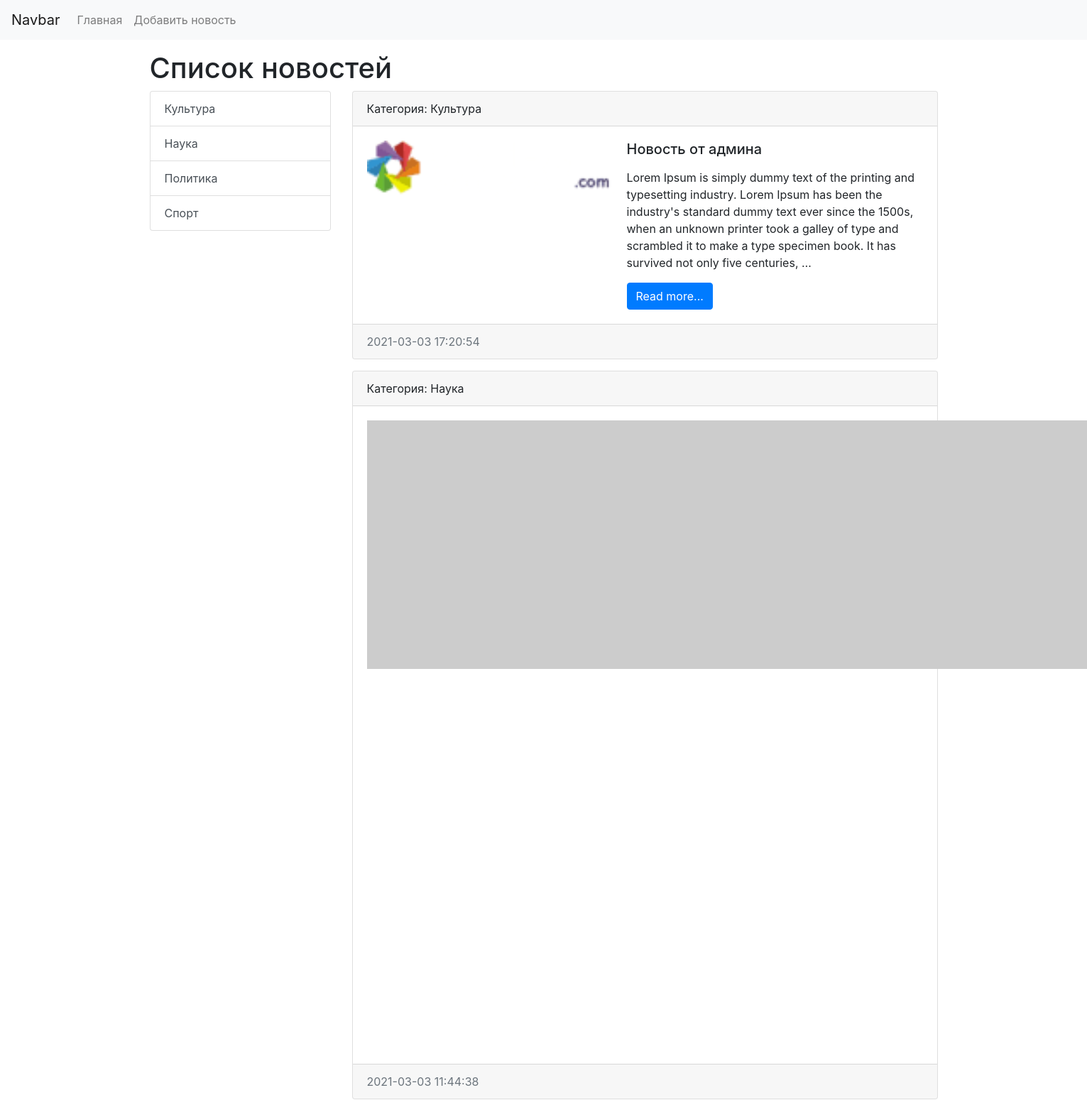
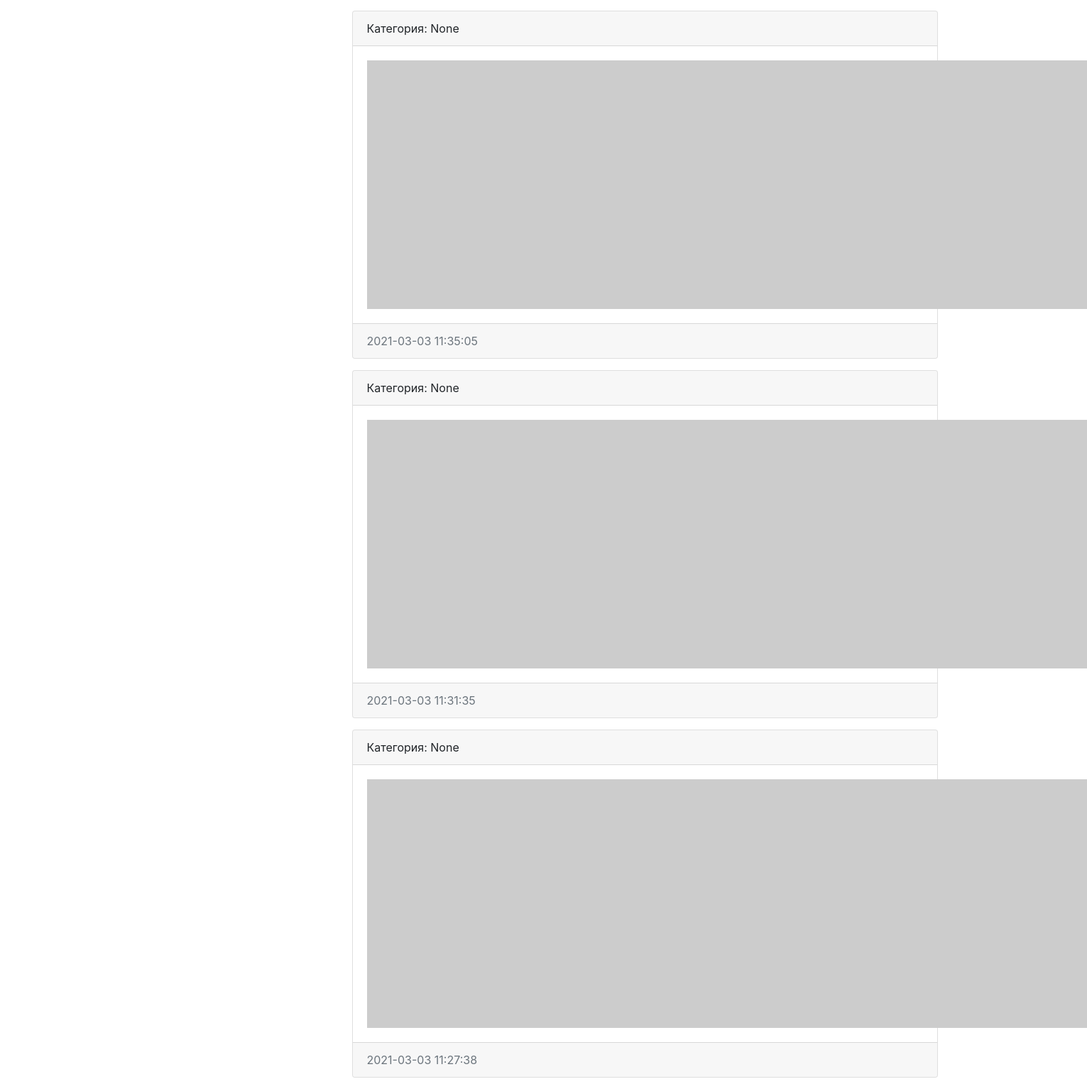
The page / on the database its author committed (2 pictures, top to bottom).
### news/models.py (models this page shows, shortened)
class Category(models.Model):
    title = models.CharField(max_length=150, db_index=True, verbose_name='Наименование категории')
    def __str__(self):
        return self.title
    class Meta:
        verbose_name = 'Категория'
        verbose_name_plural = 'Категории'
        ordering = ['title']

class News(models.Model):
    title = models.CharField(max_length=150, verbose_name='Наименование')
    content = models.TextField(blank=True, verbose_name='Контент')
    created_at = models.DateTimeField(auto_now_add=True, verbose_name='Дата публикации')
    updated_at = models.DateTimeField(auto_now=True, verbose_name='Обновлено')
    photo = models.ImageField(upload_to='photo/%Y/%m/%d/', verbose_name='Фото', blank=True)
    is_published = models.BooleanField(default=True, verbose_name='Опубликовано')
    category = models.ForeignKey('Category', on_delete=models.PROTECT, null=True, verbose_name='Категория')
    class Meta:
        verbose_name = 'Новость'
        verbose_name_plural = 'Новости'
        ordering = ['-created_at']

### news/views.py (the view)
# urls.py: path('', index, name='home'),
def index(request):
    news = News.objects.all()
    categories = Category.objects.all()
    context = {
        'news' : news,
        'title' : 'Список новостей',
        'categories' : categories,
    }
    return render(request, template_name='news/index.html', context=context)

### news/templates/news/index.html (shortened to what this page needs)
<!doctype html>
<html lang="en">
<head>
    <link rel="stylesheet" href="https://stackpath.bootstrapcdn.com/bootstrap/4.4.1/css/bootstrap.min.css"
>
</head>
<body>
<nav class="navbar navbar-expand-lg navbar-light bg-light">
    <a class="navbar-brand" href="/">Navbar</a>
    <div class="collapse navbar-collapse" id="navbarSupportedContent">
        <ul class="navbar-nav mr-auto">
            <li class="nav-item"><a class="nav-link" href="/">Главная</a></li>
            <li class="nav-item"><a class="nav-link" href="/">Добавить новость</a></li>
        </ul>
    </div>
</nav>
<div class="container mt-3">
    <h1>{{ title }}</h1>
    <div class="row">
        <div class="col-md-3">
            <div class="list-group">
                {% for item in categories %}
                <a href="/category/{{ item.pk }}" class="list-group-item list-group-item-action">{{ item.title }}</a>
                {% endfor %}
            </div>
        </div>
        <div class="col-md-9">
            {% for item in news %}
            <div class="card mb-3">
                <div class="card-header">
                    Категория: {{ item.category }}
                </div>
                <div class="card-body">
                    <div class="media">
                        {% if item.photo %}
                            <img src="{{ item.photo.url }}" alt="" width="350" class="mr-3">
                        {% else %}
                            <img src="https://picsum.photos/id/1060/350/235/?blur=2" alt="" class="mr-3">
                        {% endif %}
                        <div class="media-body">
                            <h5 class="card-title">{{ item.title }}</h5>
                            <p class="card-text">{{ item.content|safe|linebreaks|truncatewords:50 }}</p>
                            <a href="#" class="btn btn-primary">Read more...</a>
                        </div>
                    </div>
                </div>
                <div class="card-footer text-muted">
                    {{ item.created_at|date:"Y-m-d H:i:s" }}
                </div>
            </div>
            {% endfor %}
        </div>
    </div>
</div>
</body>
</html>

### rows shown on the page
Category: title "Культура"
Category: title "Наука"
Category: title "Политика"
Category: title "Спорт"
News: category "Культура", photo (picture), title "Новость от админа", content "Lorem Ipsum is simply dummy text of the printing and typesetting industry. Lorem Ipsum has been the industry's standard dummy text ever since the 1500s, when an unknown printer took a galley of type and scrambled it to make a type specimen book. It has survived not only five centuries, …", created_at "2021-03-03 17:20:54"
News: category "Наука", created_at "2021-03-03 11:44:38"
News: category "None", created_at "2021-03-03 11:35:05"
News: category "None", created_at "2021-03-03 11:31:35"
News: category "None", created_at "2021-03-03 11:27:38"

### other values the page prints
{{ title }} "Список новостей"
